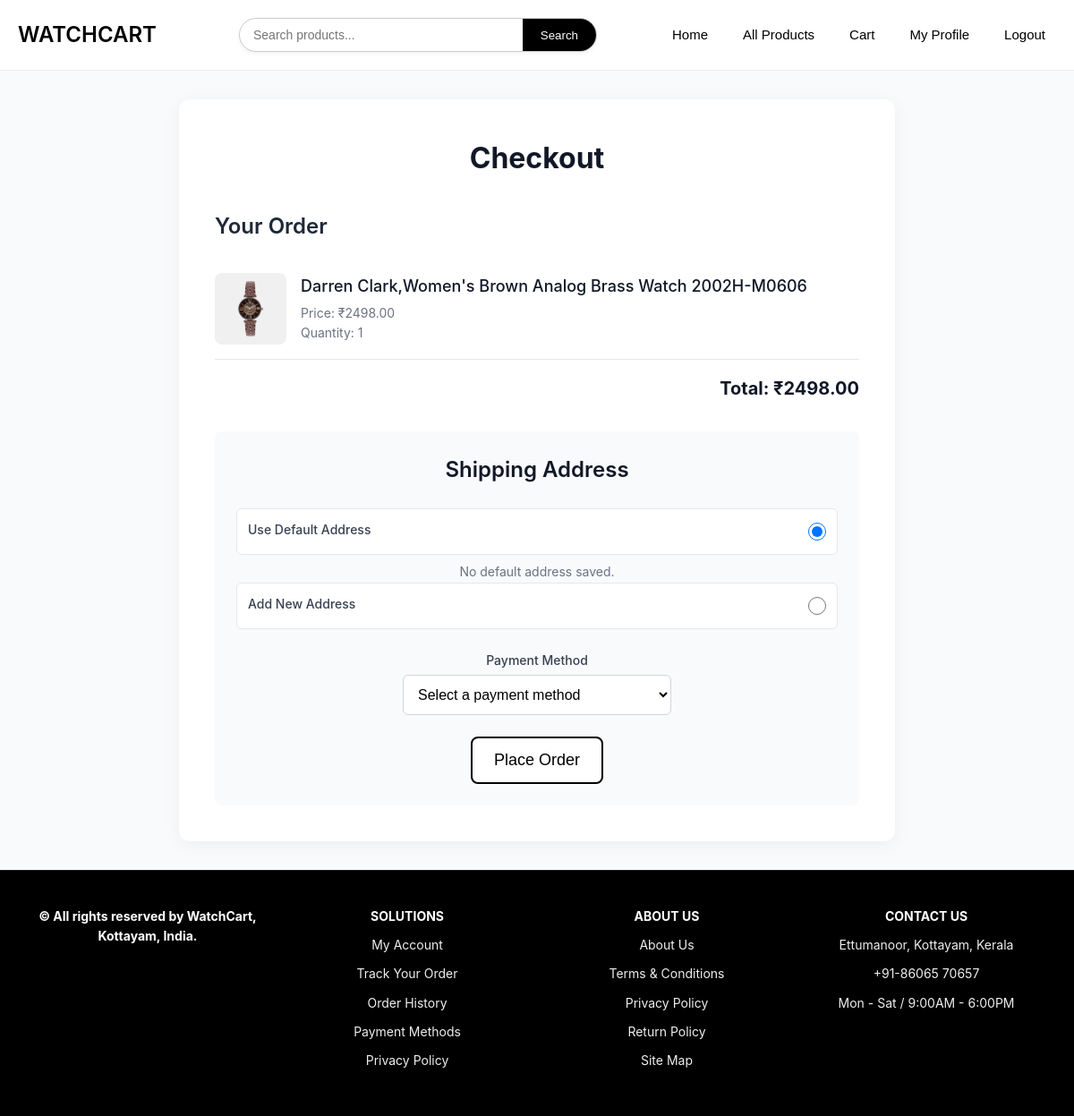
The app's page /checkout/7/ (signed in) with its own data.
### eapp/models.py (models this page shows, shortened)
class Product(models.Model):
    GENDER_CHOICES = [
        ('Female', 'Female'),
        ('Male', 'Male'),
        ('Unisex', 'Unisex'),
    ]
    TYPE_CHOICES = [
        ('Analogue', 'Analogue'),
        ('Digital', 'Digital'),
        ('Analogue/Digital', 'Analogue/Digital'),
    ]
    name = models.CharField(max_length=255)
    colour = models.CharField(max_length=100)
    price = models.DecimalField(max_digits=10, decimal_places=2)
    offerprice = models.DecimalField(max_digits=10, decimal_places=2)
    description = models.TextField()
    gender = models.CharField(max_length=10, choices=GENDER_CHOICES, null=True, blank=True)
    type = models.CharField(max_length=20, choices=TYPE_CHOICES, null=True, blank=True)
    brand = models.CharField(max_length=100)
    quantity = models.IntegerField(default=0)
    image = models.ImageField(upload_to='products/')
    image1 = models.ImageField(upload_to='products/', blank=True, null=True)
    image2 = models.ImageField(upload_to='products/', blank=True, null=True)
    image3 = models.ImageField(upload_to='products/', blank=True, null=True)
    image4 = models.ImageField(upload_to='products/', blank=True, null=True)
    image5 = models.ImageField(upload_to='products/', blank=True, null=True)

### eapp/views.py (the view)
# urls.py: path('checkout/<int:id>/', views.checkout_single, name='checkout_single'),  # single product
@login_required(login_url='userlogin')
def checkout_single(request, id):
    product = get_object_or_404(Product, id=id)
    cart_items = [{
        'product': product,
        'quantity': 1,
        'get_total_price': lambda: product.offerprice
    }]
    total_price = product.offerprice
    default_address = Address.objects.filter(user=request.user, is_default=True).first()
    return render(request, 'checkout.html', {
        'cart_items': cart_items,
        'total_price': total_price,
        'is_single': True,
        'product_id': product.id,
        'default_address': default_address
    })

### templates/checkout.html (shortened to what this page needs)
{% load static %}
<!DOCTYPE html>
<html lang="en">
<head>
  <link rel="stylesheet" href="{% static 'css/checkout.css' %}">
</head>
<body>
        <nav class="navbar">
          <a class="navbar-brand" href="#">WATCHCART</a>
          <div class="nav-links">
              <a href="{% url 'index' %}"><button>Home</button></a>
              <a href="{% url 'product_list' %}"><button>All Products</button></a>
              <a href="{% url 'cart_view' %}"><button>Cart</button></a>
              <a href="{% url 'profile' %}"><button>My Profile</button></a>
              {% if user.is_authenticated %}
                  <a href="{% url 'logout' %}"><button>Logout</button></a>
              {% else %}
                  <a href="{% url 'userlogin' %}"><button>Login</button></a>
              {% endif %}
          </div>
          <div class="search">
              <form method="GET" action="{% url 'search_results' %}">
                  <input type="text" name="q" placeholder="Search products..." required>
                  <button type="submit">Search</button>
              </form>
          </div>
      </nav>
  <div class="checkout-container">
    <h1 class="checkout-heading">Checkout</h1>
    {% if cart_items %}
    <div class="order-summary">
      <h2>Your Order</h2>
      <ul>
        {% for item in cart_items %}
        <li class="cart-item">
          <img src="{{ item.product.image.url }}" alt="{{ item.product.name }}">
          <div class="cart-item-details">
            <p class="product-name">{{ item.product.name }}</p>
            <p class="price">Price: ₹{{ item.product.offerprice }}</p>
            <p class="quantity">Quantity: {{ item.quantity|default:1 }}</p>
          </div>
        </li>
        {% endfor %}
      </ul>
      <div class="order-total">
        <p>Total: ₹{{ total_price }}</p>
      </div>
    </div>
    <div class="billing-details">
      <h2 class="section-heading">Shipping Address</h2>
      <form method="POST" action="{% url 'process_checkout' %}">
        <div class="address-selection">
          <div class="address-option">
            <label>Use Default Address</label>
            <input type="radio" name="address_choice" value="default" checked onchange="toggleAddress()">
          </div>
          {% if default_address %}
          <div class="address-box">
            <p class="address-name">{{ default_address.name }}</p>
            <p>{{ default_address.address }}</p>
            <p>{{ default_address.phone }}</p>
          </div>
          {% else %}
          <p class="no-address">No default address saved.</p>
          {% endif %}
          <div class="address-option">
            <label>Add New Address</label>
            <input type="radio" name="address_choice" value="new" onchange="toggleAddress()">
          </div>
        </div>
        <div class="payment-section">
          <label for="payment-method">Payment Method</label>
          <select id="payment-method" name="payment_method" required aria-label="Payment Method">
            <option value="">Select a payment method</option>
          </select>
        </div>
        <div class="button-wrapper">
          <button type="submit" class="checkout-btn">Place Order</button>
        </div>
      </form>
    </div>
    {% else %}
    <p class="empty-cart">Your cart is empty. Please add items to your cart before checking out.</p>
    {% endif %}
  </div>
        <footer class="footer">
          <div class="foot1">
              <ul>
                  <li>© All rights reserved by WatchCart, Kottayam, India.</li>
              </ul>
          </div>
          <div class="foot2">
              <ul>
                  <li><b>SOLUTIONS</b></li>
                  <li>My Account</li>
                  <li>Track Your Order</li>
                  <li>Order History</li>
                  <li>Payment Methods</li>
                  <li>Privacy Policy</li>
              </ul>
          </div>
          <div class="foot3">
              <ul>
                  <li><b>ABOUT US</b></li>
                  <li>About Us</li>
                  <li>Terms & Conditions</li>
                  <li>Privacy Policy</li>
                  <li>Return Policy</li>
                  <li>Site Map</li>
              </ul>
          </div>
          <div class="foot4">
              <ul>
                  <li><b>CONTACT US</b></li>
                  <li>Ettumanoor, Kottayam, Kerala</li>
                  <li>+91-86065 70657</li>
                  <li>Mon - Sat / 9:00AM - 6:00PM</li>
              </ul>
          </div>
      </footer>
</body>
</html>

### static/css/checkout.css (style rules this page uses)
* { margin: 0; padding: 0; box-sizing: border-box; }
body { font-family: 'Inter', -apple-system, BlinkMacSystemFont, 'Segoe UI', Roboto, sans-serif; background-color: #f8fafc; color: #1f2937; line-height: 1.6; }
.navbar { background-color: #fff; border-bottom: 1px solid #eee; padding: 10px 20px; display: flex; align-items: center; justify-content: space-between; flex-wrap: wrap; position: relative; }
.navbar-brand { font-size: 24px; font-weight: 600; color: #000; text-decoration: none; margin-right: 20px; }
.search { flex: 1; display: flex; justify-content: center; margin: 10px 0; order: 2; }
.search form { display: flex; max-width: 400px; width: 100%; border-radius: 30px; overflow: hidden; border: 1px solid #ccc; background-color: #fff; box-shadow: 0 2px 5px rgba(0, 0, 0, 0.05); }
.search input { border: none; padding: 10px 15px; font-size: 14px; flex: 1; outline: none; background-color: transparent; color: #000; }
.search button { background-color: #000; color: #fff; border: none; padding: 10px 20px; cursor: pointer; font-weight: 500; transition: background-color 0.3s ease; }
.nav-links { display: flex; align-items: center; gap: 15px; white-space: nowrap; flex-wrap: nowrap; order: 3; }
.nav-links a { text-decoration: none; }
.nav-links button { background: none; border: none; font-size: 15px; padding: 8px 12px; font-weight: 500; color: #000; transition: all 0.3s ease; border-bottom: 2px solid transparent; cursor: pointer; }
.checkout-container { max-width: 800px; margin: 2rem auto; background-color: #ffffff; padding: 2.5rem; border-radius: 12px; box-shadow: 0 4px 20px rgba(0, 0, 0, 0.05); }
.checkout-heading { font-size: 2rem; font-weight: 700; color: #111827; text-align: center; margin-bottom: 2rem; }
.section-heading { font-size: 1.5rem; font-weight: 600; color: #111827; text-align: center; margin-bottom: 1.5rem; }
.order-summary { margin-bottom: 2rem; }
.order-summary h2 { font-size: 1.5rem; font-weight: 600; margin-bottom: 1rem; }
.cart-item { display: flex; align-items: center; padding: 1rem 0; border-bottom: 1px solid #e5e7eb; }
.cart-item img { width: 80px; height: 80px; object-fit: cover; border-radius: 8px; margin-right: 1rem; }
.cart-item-details { flex-grow: 1; }
.product-name { font-size: 1.125rem; font-weight: 500; color: #111827; margin-bottom: 0.25rem; }
.price, .quantity { font-size: 0.875rem; color: #6b7280; }
.order-total { margin-top: 1rem; text-align: right; }
.order-total p { font-size: 1.25rem; font-weight: 700; color: #111827; }
.billing-details { padding: 1.5rem; background-color: #f9fafb; border-radius: 8px; }
.address-selection { margin-bottom: 1.5rem; }
.address-option { display: flex; justify-content: space-between; align-items: center; padding: 0.75rem; background-color: #ffffff; border: 1px solid #e5e7eb; border-radius: 6px; margin-bottom: 0.5rem; cursor: pointer; transition: border-color 0.2s ease; }
.address-option label { font-size: 1rem; color: #374151; cursor: pointer; }
.address-option input[type="radio"] { width: 1.25rem; height: 1.25rem; }
.no-address { font-size: 0.875rem; color: #6b7280; text-align: center; }
.billing-details label { display: block; font-size: 0.875rem; font-weight: 500; color: #374151; margin-bottom: 0.25rem; }
.billing-details input, .billing-details textarea, .billing-details select { width: 100%; padding: 0.75rem; font-size: 1rem; border: 1px solid #d1d5db; border-radius: 6px; background-color: #ffffff; transition: border-color 0.2s ease, box-shadow 0.2s ease; }
.payment-section { text-align: center; margin: 1.5rem 0; }
.payment-section select { max-width: 300px; }
.button-wrapper { text-align: center; margin-top: 20px; }
.checkout-btn { background-color: white; color: black; border: 2px solid black; font-size: 18px; padding: 14px 24px; border-radius: 8px; cursor: pointer; transition: all 0.3s ease; }
.footer { background-color: #000; color: #eee; display: flex; flex-wrap: wrap; justify-content: space-around; padding: 30px 20px; border-top: 1px solid #222; }
.footer div { flex: 1; min-width: 200px; margin: 10px; text-align: center; }
.footer ul { list-style: none; padding: 0; }
.footer li { margin-bottom: 10px; font-size: 14px; }
.footer li:first-child { font-weight: bold; color: #fff; }

### records on screen
Product: product.image (picture), product.name "Darren Clark,Women's Brown Analog Brass Watch 2002H-M0606", product.offerprice "2498.00", quantity "1", offerprice "2498.00"
